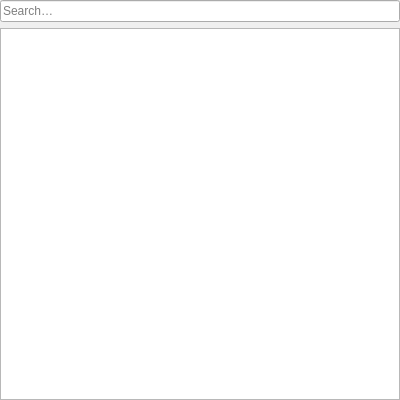
<?xml version="1.0" encoding="UTF-8"?>
<ui version="4.0">
 <class>Otter::AddonsPage</class>
 <widget class="QWidget" name="Otter::AddonsPage">
  <property name="geometry">
   <rect>
    <x>0</x>
    <y>0</y>
    <width>400</width>
    <height>400</height>
   </rect>
  </property>
  <layout class="QVBoxLayout" name="verticalLayout" stretch="0,1">
   <property name="leftMargin">
    <number>0</number>
   </property>
   <property name="topMargin">
    <number>0</number>
   </property>
   <property name="rightMargin">
    <number>0</number>
   </property>
   <property name="bottomMargin">
    <number>0</number>
   </property>
   <item>
    <widget class="Otter::LineEditWidget" name="filterLineEditWidget">
     <property name="placeholderText">
      <string>Search…</string>
     </property>
     <property name="clearButtonEnabled">
      <bool>true</bool>
     </property>
    </widget>
   </item>
   <item>
    <widget class="Otter::ItemViewWidget" name="addonsViewWidget">
     <property name="contextMenuPolicy">
      <enum>Qt::CustomContextMenu</enum>
     </property>
     <property name="editTriggers">
      <set>QAbstractItemView::NoEditTriggers</set>
     </property>
     <property name="selectionMode">
      <enum>QAbstractItemView::ExtendedSelection</enum>
     </property>
     <attribute name="headerDefaultSectionSize">
      <number>250</number>
     </attribute>
    </widget>
   </item>
  </layout>
 </widget>
 <customwidgets>
  <customwidget>
   <class>Otter::ItemViewWidget</class>
   <extends>QTreeView</extends>
   <header>src/ui/ItemViewWidget.h</header>
  </customwidget>
  <customwidget>
   <class>Otter::LineEditWidget</class>
   <extends>QLineEdit</extends>
   <header>src/ui/LineEditWidget.h</header>
  </customwidget>
 </customwidgets>
 <tabstops>
  <tabstop>filterLineEditWidget</tabstop>
  <tabstop>addonsViewWidget</tabstop>
 </tabstops>
 <resources/>
 <connections/>
</ui>
